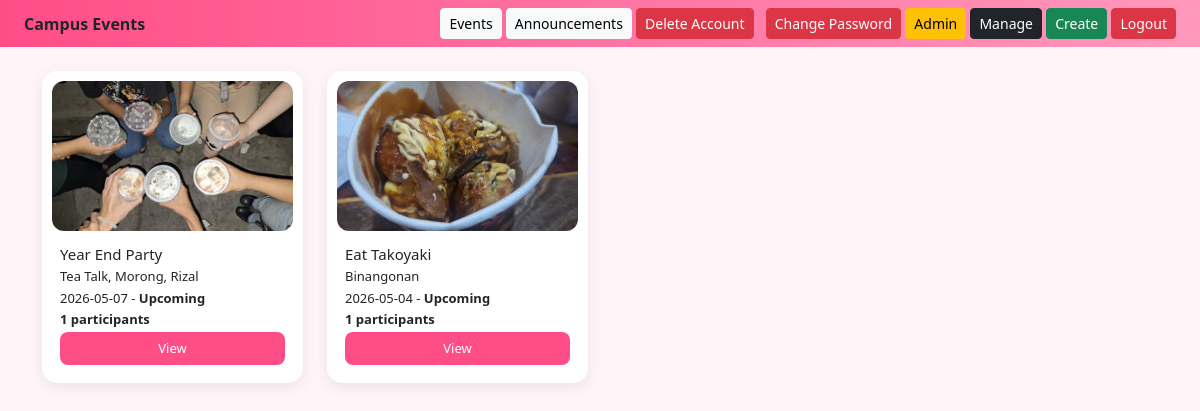
The page /WAD_SD_PROJECT/events/index.php (signed in) on the database its author committed.
### tables this page shows
CREATE TABLE `events` (
  `id` int(11) NOT NULL,
  `title` varchar(255) NOT NULL,
  `venue` varchar(255) NOT NULL,
  `event_date` date NOT NULL,
  `image` varchar(255) DEFAULT NULL
);

### WAD_SD_PROJECT/events/index.php (the view, shortened to what this page needs)
<?php
include '../config.php';
?>
<!DOCTYPE html>
<html>
<head>
<?php include '../includes/bootstrap.php'; ?>
</head>
<body>
<?php include '../includes/navbar.php'; ?>
<div class="container mt-4">
<div class="row">
<?php
$r = $conn->query("SELECT * FROM events");
while($e = $r->fetch_assoc()){
$id = $e['id'];
$count = $conn->query("SELECT COUNT(*) as t FROM registrations WHERE event_id=$id")
->fetch_assoc()['t'];
$today = date("Y-m-d");
if($e['event_date'] > $today){
    $status = "Upcoming";
} elseif($e['event_date'] == $today){
    $status = "Ongoing";
} else {
    $status = "Ended";
}
?>
<div class="col-md-3 mb-3">
<div class="card card-custom">
<img src="../assets/uploads/<?= $e['image'] ?>" class="event-img">
<div class="p-2">
<h5><?= $e['title'] ?></h5>
<p><?= $e['venue'] ?></p>
<p><?= $e['event_date'] ?> - <b><?= $status ?></b></p>
<p><b><?= $count ?> participants</b></p>
<a href="details.php?id=<?= $id ?>" class="btn btn-pink w-100">
View
</a>
</div>
</div>
</div>
<?php } ?>
</div>
</div>
</body>
</html>

### WAD_SD_PROJECT/includes/bootstrap.php (shortened to what this page needs)
<link href="https://cdn.jsdelivr.net/npm/bootstrap@5.3.3/dist/css/bootstrap.min.css" rel="stylesheet">
<link rel="stylesheet" href="../assets/css/style.css">

### WAD_SD_PROJECT/includes/navbar.php (shortened to what this page needs)
<?php
$isAdmin = isset($_SESSION['user']) && $_SESSION['user']['role'] === 'admin';
?>
<nav class="navbar navbar-pink navbar-dark px-4 d-flex justify-content-between">
    <div>
        <b>Campus Events</b>
    </div>
    <div>
        <a href="/WAD_SD_PROJECT/events/index.php" class="btn btn-light btn-sm">Events</a>
        <a href="/WAD_SD_PROJECT/announcements/index.php" class="btn btn-light btn-sm">Announcements</a>
	<a href="/WAD_SD_PROJECT/delete_account.php" class="btn btn-danger btn-sm">Delete Account</a>
	<a href="/WAD_SD_PROJECT/change_password.php" class="btn btn-danger btn-sm ms-2">Change Password</a>
        <?php if($isAdmin){ ?>
            <a href="/WAD_SD_PROJECT/admin/dashboard.php" class="btn btn-warning btn-sm">Admin</a>
            <a href="/WAD_SD_PROJECT/admin/manage_events.php" class="btn btn-dark btn-sm">Manage</a>
            <a href="/WAD_SD_PROJECT/admin/create_event.php" class="btn btn-success btn-sm">Create</a>
        <?php } ?>
        <a href="/WAD_SD_PROJECT/logout.php" class="btn btn-danger btn-sm">Logout</a>
    </div>
</nav>

### WAD_SD_PROJECT/assets/css/style.css (style rules this page uses)
body { background:#fff5f8; font-family:Segoe UI; }
.navbar-pink { background:linear-gradient(90deg,#ff4d88,#ff99bb); }
.card-custom { border:none; border-radius:15px; box-shadow:0 4px 15px rgba(0,0,0,0.08); background:white; padding:10px; }
.event-img { width:100%; height:150px; object-fit:cover; border-radius:12px; display:block; }
.card-custom h5 { font-size:15px; margin:6px 0 4px 0; }
.card-custom p { font-size:13px; margin:2px 0; }
.btn-pink { background:#ff4d88; color:white; border-radius:8px; font-size:13px; }

### rows shown on the page
events: image (picture), title "Year End Party", venue "Tea Talk, Morong, Rizal", event_date "2026-05-07", event_date "Upcoming", count "1"
events: image (picture), title "Eat Takoyaki", venue "Binangonan", event_date "2026-05-04", event_date "Upcoming", count "1"
